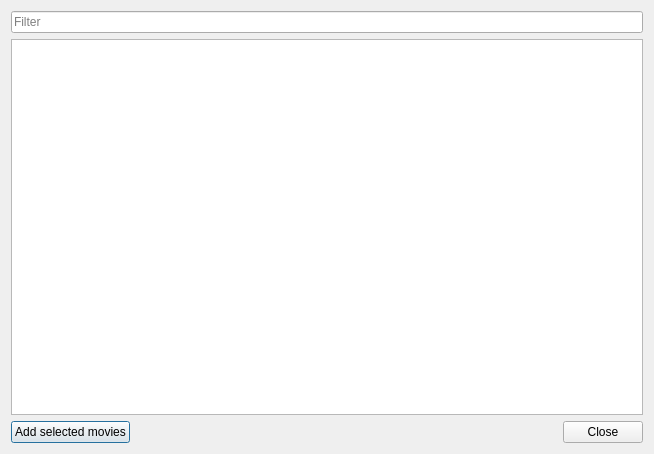
<?xml version="1.0" encoding="UTF-8"?>
<ui version="4.0">
 <class>MovieListDialog</class>
 <widget class="QDialog" name="MovieListDialog">
  <property name="windowModality">
   <enum>Qt::WindowModal</enum>
  </property>
  <property name="geometry">
   <rect>
    <x>0</x>
    <y>0</y>
    <width>654</width>
    <height>454</height>
   </rect>
  </property>
  <property name="windowTitle">
   <string>Choose a movie</string>
  </property>
  <property name="modal">
   <bool>true</bool>
  </property>
  <layout class="QVBoxLayout" name="verticalLayout">
   <item>
    <widget class="MyLineEdit" name="filter">
     <property name="placeholderText">
      <string>Filter</string>
     </property>
    </widget>
   </item>
   <item>
    <widget class="QTableWidget" name="movies">
     <property name="editTriggers">
      <set>QAbstractItemView::NoEditTriggers</set>
     </property>
     <property name="alternatingRowColors">
      <bool>true</bool>
     </property>
     <property name="selectionMode">
      <enum>QAbstractItemView::MultiSelection</enum>
     </property>
     <property name="selectionBehavior">
      <enum>QAbstractItemView::SelectRows</enum>
     </property>
     <property name="showGrid">
      <bool>false</bool>
     </property>
     <attribute name="horizontalHeaderVisible">
      <bool>false</bool>
     </attribute>
     <attribute name="horizontalHeaderStretchLastSection">
      <bool>true</bool>
     </attribute>
     <attribute name="verticalHeaderVisible">
      <bool>false</bool>
     </attribute>
     <column>
      <property name="text">
       <string>Result</string>
      </property>
     </column>
    </widget>
   </item>
   <item>
    <layout class="QHBoxLayout" name="horizontalLayout">
     <item>
      <widget class="QPushButton" name="buttonAddMovies">
       <property name="text">
        <string>Add selected movies</string>
       </property>
      </widget>
     </item>
     <item>
      <spacer name="horizontalSpacer">
       <property name="orientation">
        <enum>Qt::Horizontal</enum>
       </property>
       <property name="sizeHint" stdset="0">
        <size>
         <width>40</width>
         <height>20</height>
        </size>
       </property>
      </spacer>
     </item>
     <item>
      <widget class="QPushButton" name="buttonClose">
       <property name="text">
        <string>Close</string>
       </property>
       <property name="autoDefault">
        <bool>false</bool>
       </property>
      </widget>
     </item>
    </layout>
   </item>
  </layout>
 </widget>
 <customwidgets>
  <customwidget>
   <class>MyLineEdit</class>
   <extends>QLineEdit</extends>
   <header>ui/small_widgets/MyLineEdit.h</header>
  </customwidget>
 </customwidgets>
 <resources/>
 <connections/>
</ui>
